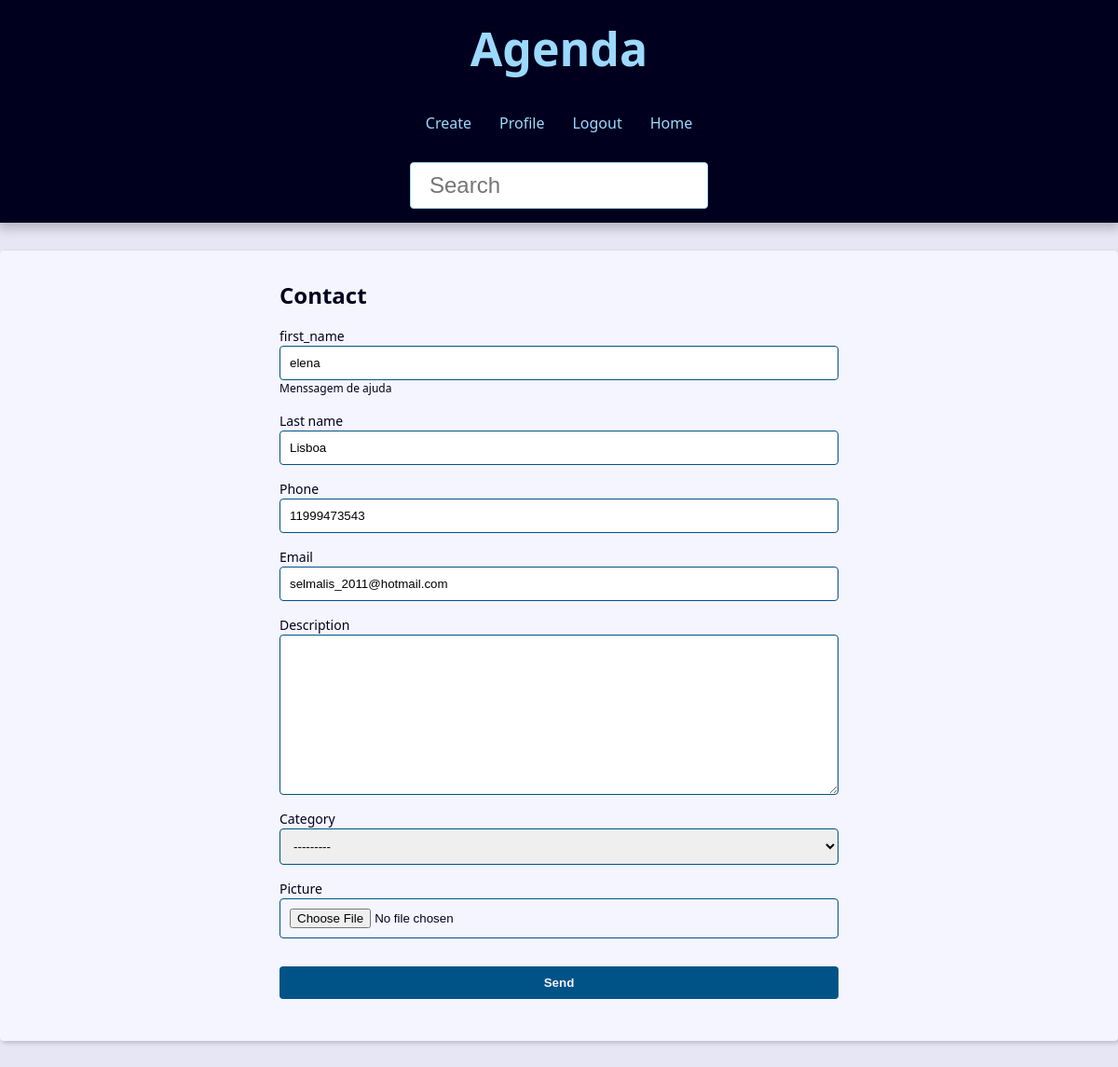
The app's page /contact/2019/update/ (signed in) with its own data.
### contact/models.py (models this page shows, shortened)
class Contact(models.Model):
    first_name = models.CharField(max_length=50)
    last_name = models.CharField(max_length=50, blank=True)
    phone = models.CharField(max_length=50, verbose_name="Phone")
    email = models.EmailField(max_length=254, blank=True)
    created_date = models.DateTimeField(default=timezone.now)
    description = models.TextField(blank=True)
    show = models.BooleanField(default=True)
    picture = models.ImageField(blank=True, upload_to='pictureS/%Y/%m/') #python -m pip installPillow
    category = models.ForeignKey(
        Category,
        on_delete=models.SET_NULL,
        null=True,
        blank=True
        )
    owner = models.ForeignKey(
        User,
        on_delete=models.SET_NULL,
        null=True,
        blank=True
        )

### contact/views/contact_forms.py (the view, shortened to what this page needs)
# urls.py: path('contact/<int:contact_id>/update/', views.update, name='update'), #logada e dona do contacto
@login_required(login_url='contact:login')
def update (request, contact_id):
    contact = get_object_or_404(Contact, id=contact_id, show=True, owner=request.user)
    form_action = reverse('contact:update', args=(contact_id,))
    context = {
        'form': ContactForm(instance=contact),
        'form_action': form_action
    }
    return render(
    request=request,
    template_name= 'contact/create.html',
    context=context
    )

### contact/forms.py (shortened to what this page needs)
class ContactForm(forms.ModelForm):
    first_name = forms.CharField(
        widget=forms.TextInput(
            attrs= {
                'placeholder': 'Your name',
            }
        ),
        label='first_name', #posso mudar se quiser
        help_text='Menssagem de ajuda'
    )
    picture = forms.ImageField(
        widget=forms.FileInput(
            attrs={
                'accept':'image/',
            }
        ),
        required=False
    )
    def __init__ (self, *args, **kwargs):
        super().__init__(*args, **kwargs)
    class Meta:
        model = Contact
        fields = 'first_name', 'last_name', 'phone', 'email','description', 'category','picture'

### contact/models.py (called while the page is built)
    def __str__(self):
        return self.name

### contact/templates/contact/create.html (shortened to what this page needs)
{% extends "global/base.html" %}
{% block content %}
    <div class="form-wrapper">
        <h2>Contact</h2>
        <form
        action="{{form_action}}"
        method="post"
        enctype="multipart/form-data"
        >
        <div class="form-content">
            {% for field in form  %}
                <div class="form-group">
                    <label for="{{field.id_for_label}}">{{field.label}}</label>
                    {{field}}
                    {% if field.help_text %}
                        <P class="help-text">{{field.help_text}}</P>
                    {% endif %}
                </div>
            {% endfor %}
        </div>
        <div class="form-content">
            <div class="form-group">
                <button class="btn" type="submit">Send</button>
            </div>
        </div>
        </form>
    </div>
{% endblock content %}

### base_static/global/css/style.css (style rules this page uses)
:root { --spacing: 1.5rem; --link-dark-color: rgb(0, 83, 134); --link-light-color: rgb(156, 217, 255); --clr-white: rgb(245, 245, 255); --clr-black: rgb(0, 0, 30); --clr-light-gray: rgb(230, 230, 245); --clr-dark-shadow-5: rgba(0, 0, 10, 5%); --clr-dark-shadow-10: rgba(0, 0, 10, 10%); --clr-dark-shadow-20: rgba(0, 0, 10, 20%); --clr-light-shadow-5: rgba(200, 200, 255, 5%); --clr-light-shadow-10: rgba(200, 200, 255, 10%); --clr-light-shadow-20: rgba(200, 200, 255, 20%); --main-page-width: 120rem; --table-min-width: 60rem; --biggest-font-size: 5rem; --bigger-font-size: 4rem; --big-font-size: 3.2rem; --medium-font-size: 2.4rem; --small-font-size: 1.6rem; --smaller-font-size: 1.4rem; --smallest-font-size: 1.2rem; --transition-fast: 300ms; --transition-medium: 600ms; --transition-slow: 1s; --default-border-radius: 4px; }
*, *::before, *::after { margin: 0; padding: 0; box-sizing: border-box; }
html { font-size: 62.5%; }
body { font-family: system-ui, -apple-system, BlinkMacSystemFont, 'Segoe UI', Roboto, Oxygen, Ubuntu, Cantarell, 'Open Sans', 'Helvetica Neue', sans-serif; line-height: 1.5; font-size: var(--small-font-size); color: var(--clr-black); -webkit-font-smoothing: antialiased; background: var(--clr-light-gray); }
.form-wrapper { max-width: 60rem; margin: var(--spacing) auto; }
.form-content { margin: var(--spacing) 0; }
.form-group { display: flex; flex-direction: column; padding-bottom: var(--spacing); }
.form-group p { margin: 1em 0; }
.form-group .help-text, .form-group .help-text ~ ul { margin: 0; font-size: var(--smallest-font-size); list-style: none; }
.form-group input, .form-group textarea, .form-group select { padding: 1rem; border-radius: var(--default-border-radius); border: 1px solid var(--link-dark-color); }
.form-group label { font-size: var(--smaller-font-size); }
.btn { background-color: var(--link-dark-color); color: var(--clr-white); font-weight: bold; border: none; padding: 1rem 2rem; border-radius: var(--default-border-radius); cursor: pointer; transition: filter var(--transition-fast) ease-in-out; }

### records on screen
Contact: form "elena" "Lisboa" "11999473543" "selmalis_2011@hotmail.com" "---------"

### other values on screen
{{ field.label }} "first_name" "Last name" "Phone" "Email" "Description" "Category" "Picture"
{{ field.help_text }} "Menssagem de ajuda"
